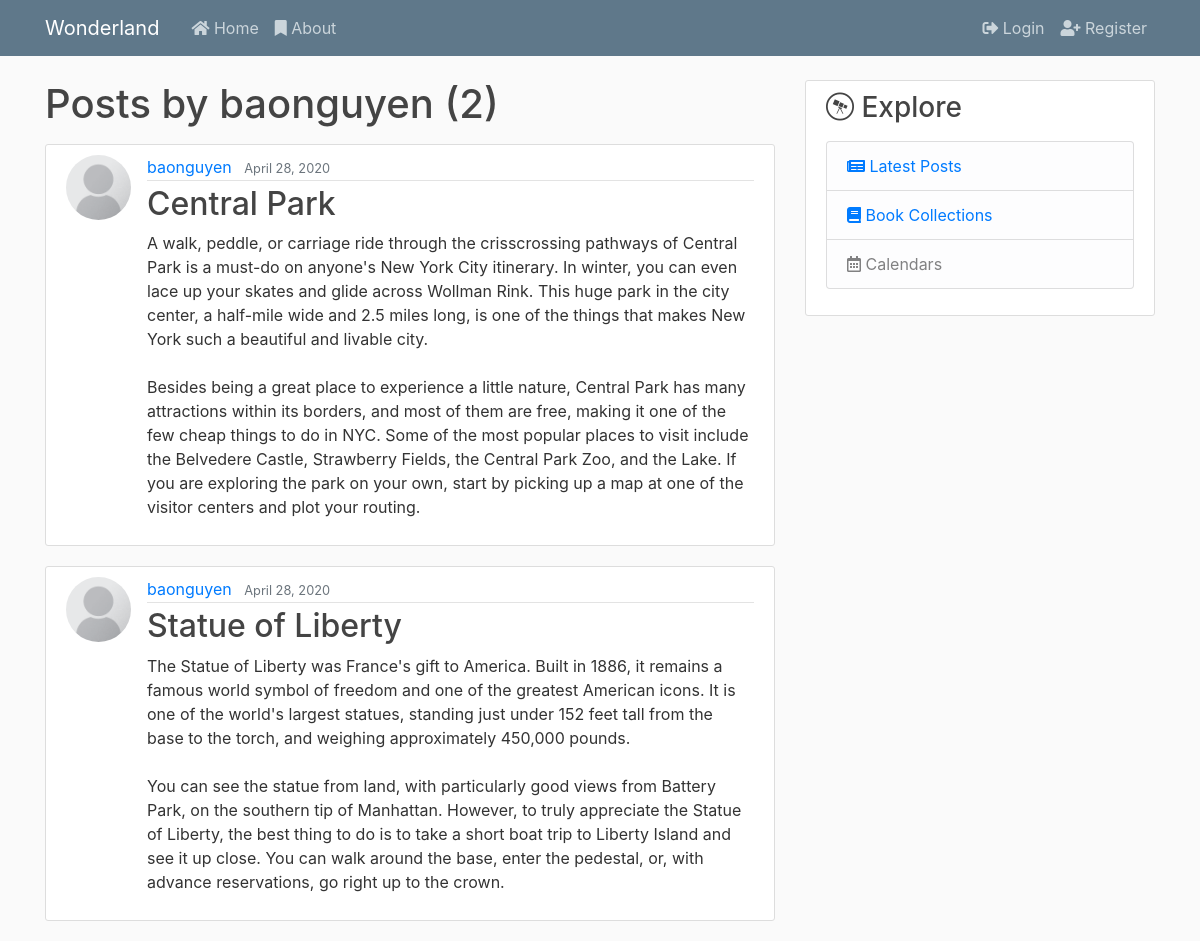
Page /user/baonguyen on the earlier database version.
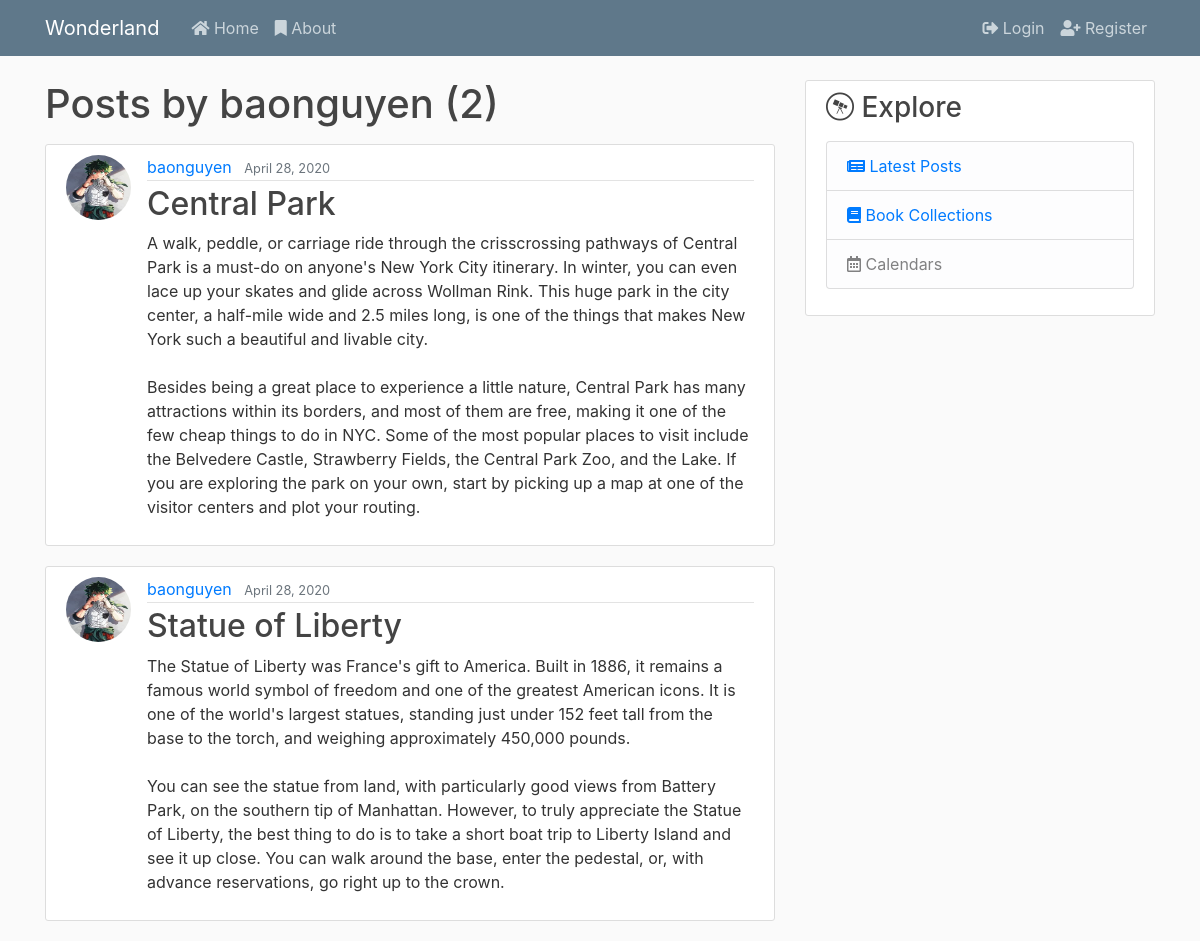
Same page on the later database version.
### blog/models.py (models this page shows, shortened)
class Post(models.Model):
    title = models.CharField(max_length=100)
    content = models.TextField()
    date_posted = models.DateTimeField(default=timezone.now)
    author = models.ForeignKey(User, on_delete=models.CASCADE)
    likes = models.ManyToManyField(User, blank=True, related_name="post_likes")

### users/models.py (models this page shows, shortened)
class Profile(models.Model):
    user = models.OneToOneField(User, on_delete=models.CASCADE)
    image = models.ImageField(default="default.png", upload_to='profile_pics')

### blog/views.py (the view)
# urls.py: path("user/<str:username>", UserPostListView.as_view(), name="user-posts"),
class UserPostListView(ListView):
    model = Post
    template_name = "blog/user_posts.html"
    context_object_name = "posts"
    ordering = ["-date_posted"]
    paginate_by = 3
    def get_queryset(self):
        user = get_object_or_404(User, username=self.kwargs.get("username"))
        return Post.objects.filter(author=user).order_by("-date_posted")

### blog/templates/blog/user_posts.html (shortened to what this page needs)
{% extends "blog/base.html" %}
{% block content %}
    <h1 class="mb-3">Posts by {{ view.kwargs.username }} ({{ page_obj.paginator.count }})</h1>
    {% for post in posts %}
        <article class="media content-section">
            <img class="rounded-circle article-img" src="{{ post.author.profile.image.url }}" alt="">
            <div class="media-body">
                <div class="article-metadata">
                    <a class="mr-2" href="{% url 'user-posts' post.author.username %}">{{ post.author }}</a>
                    <small class="text-muted">{{ post.date_posted|date:"F d, Y" }}</small>
                </div>
                <h2><a class="article-title" href="{% url 'post-detail' post.pk %}">{{ post.title }}</a></h2>
                <p class="article-content">{{ post.content }}</p>
            </div>
        </article>
    {% endfor %}
{% endblock %}

Differences in the rows shown:
changed through a linked row, Post "Central Park": author.profile.image: picture added in place of a placeholder
changed through a linked row, Post "Statue of Liberty": author.profile.image: picture added in place of a placeholder
